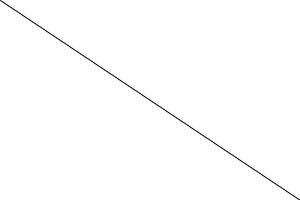
Frame 1 (no input)
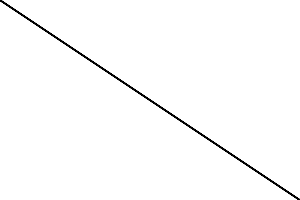
Frame 60 (the mouse pressed at the canvas centre just before this capture)
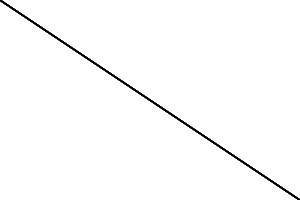
Frame 120 (the mouse held since frame 60 and released just before this capture)

The Processing sketch that drew these frames (run headless with seeded random() and noise(); from frame 60 on, the mouse is pressed at the canvas centre):

// Processing sketch: linhaCorta
// ── linhaCorta.pde
void setup()
{
  size(300, 200);
  background(255);
}

void draw()
{
  //linha sempre vai cruzar o canvas
  //mesmo se modificarmos os valores de size()
  line(0, 0, width, height);
  
  println(width);
  println(height);
}
